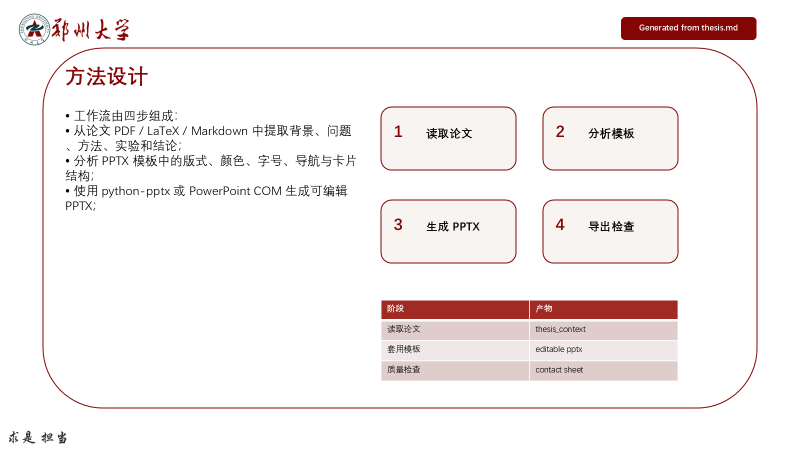
#> input picture examples/minimal_markdown/expected/detail_slide_06.png, 1600 x 900 px, given as the content of the folder me/t1/examples/minimal_markdown/expected/detail_slide_06.png, which was not available (shown at 1/2 size)
$ python make_contact_sheet.py --input ../../../examples/minimal_markdown/expected/detail_slide_06.png --output out.png
#> lines starting #> are read from the running program, lines starting #| are printed output that depends on the picture; pictures that were not available may be replaced by others from this repository, and a replacement may not be noted
from __future__ import annotations

import argparse
import re
from pathlib import Path

from PIL import Image, ImageDraw


def slide_number(path: Path) -> int:
    match = re.search(r"(\d+)", path.stem)
    return int(match.group(1)) if match else 0


def main() -> int:
    parser = argparse.ArgumentParser(description="Create a contact sheet from exported slide PNGs.")
    parser.add_argument("--input", required=True, help="Directory containing slide PNG files")
    parser.add_argument("--output", required=True, help="Output contact sheet PNG")
    parser.add_argument("--cols", type=int, default=3)
    parser.add_argument("--thumb-width", type=int, default=400)
    parser.add_argument("--thumb-height", type=int, default=225)
    args = parser.parse_args()

    source = Path(args.input).expanduser().resolve()
    output = Path(args.output).expanduser().resolve()
    files = sorted(source.glob("*.png"), key=slide_number)
    if not files:
        raise SystemExit(f"No PNG files found in {source}")

    cols = max(1, args.cols)
    rows = (len(files) + cols - 1) // cols
    margin = 24
    label_h = 26
    tw, th = args.thumb_width, args.thumb_height
    sheet = Image.new("RGB", (cols * tw + (cols + 1) * margin, rows * (th + label_h) + (rows + 1) * margin), "white")
#> sheet: PIL image 1296x299 RGB; every value is 255
    draw = ImageDraw.Draw(sheet)

    for idx, path in enumerate(files):
        img = Image.open(path).convert("RGB").resize((tw, th), Image.Resampling.LANCZOS)
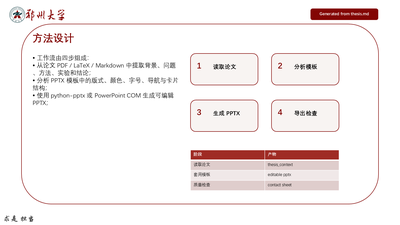
#> img: PIL image 400x225 RGB; mean R, G, B 246.1, 240.5, 240.1
        col = idx % cols
        row = idx // cols
        x = margin + col * (tw + margin)
        y = margin + row * (th + label_h + margin)
        draw.text((x, y), f"Slide {idx + 1}", fill=(0, 0, 0))
        sheet.paste(img, (x, y + label_h))
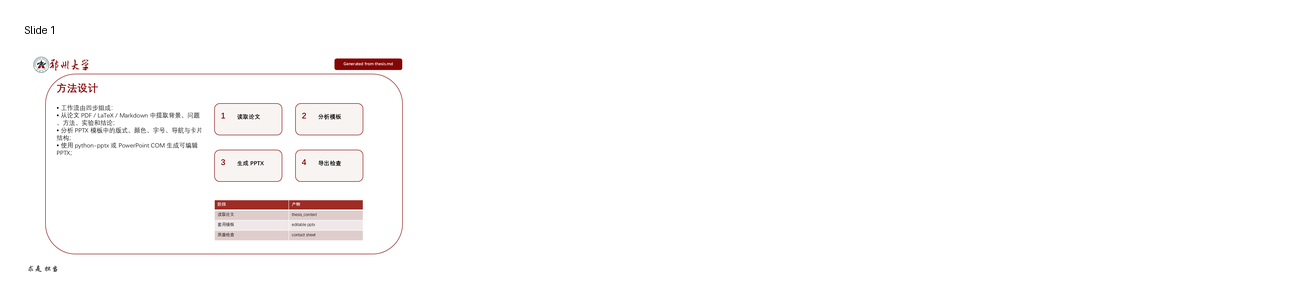
#> sheet: PIL image 1296x299 RGB; mean R, G, B 252.9, 251.6, 251.5

    output.parent.mkdir(parents=True, exist_ok=True)
    sheet.save(output)
    print(output)
    return 0


if __name__ == "__main__":
    raise SystemExit(main())
#> (the program exits here)

$ run again, on examples/minimal_markdown/expected/detail_slide_14.png
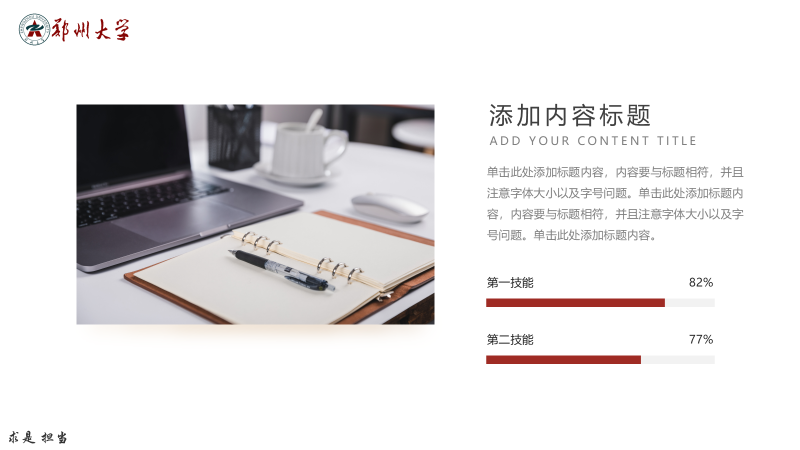
#> input picture examples/minimal_markdown/expected/detail_slide_14.png, 1600 x 900 px, given as the content of the folder me/t2/examples/minimal_markdown/expected/detail_slide_14.png, which was not available (shown at 1/2 size)
#> in main, `img = Image.open(path).convert("RGB").resize((tw, th), Image.Resamplin..`:
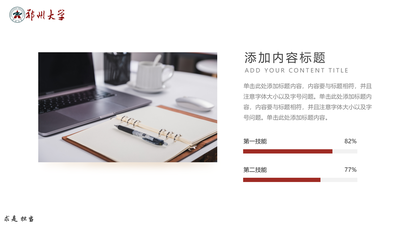
#> img: PIL image 400x225 RGB; mean R, G, B 227.8, 225.7, 226.3
#> in main, `sheet.paste(img, (x, y + label_h))`:
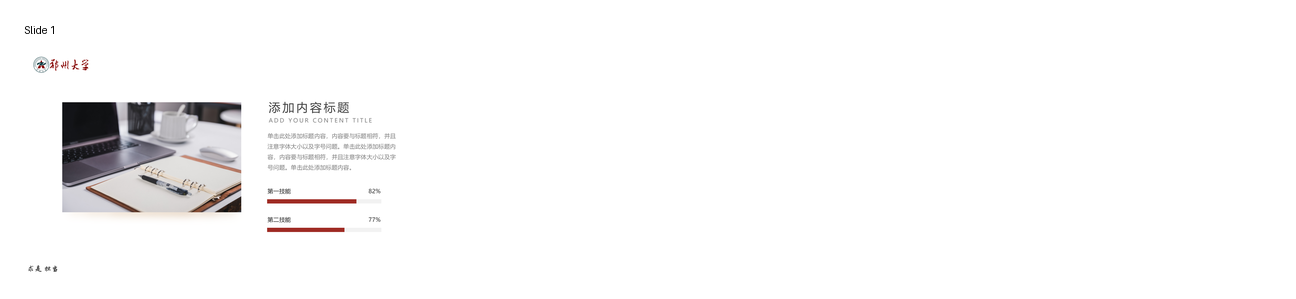
#> sheet: PIL image 1296x299 RGB; mean R, G, B 248.6, 248.1, 248.3

$ run again, on examples/minimal_markdown/expected/generated_overview_01.png
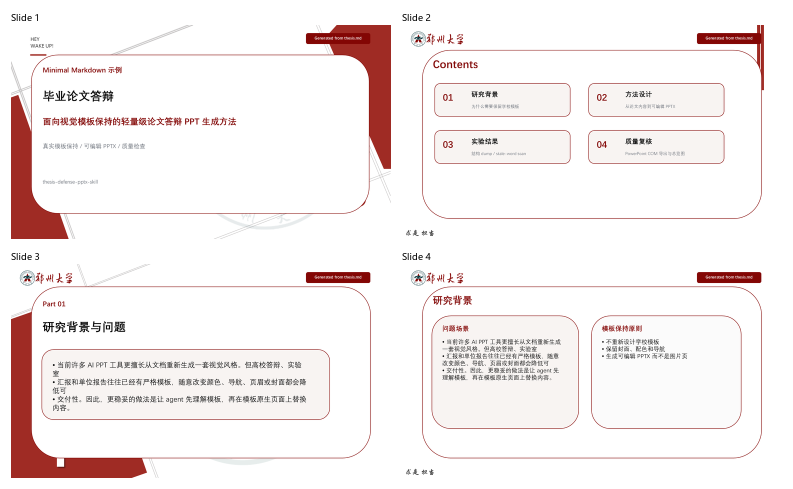
#> input picture examples/minimal_markdown/expected/generated_overview_01.png, 1586 x 978 px, given as the content of the folder examples/minimal_markdown/expected/generated_overview_01.png, which was not available (shown at 1/2 size)
#> in main, `img = Image.open(path).convert("RGB").resize((tw, th), Image.Resamplin..`:
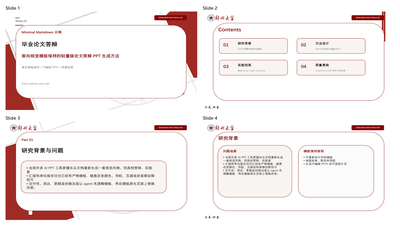
#> img: PIL image 400x225 RGB; mean R, G, B 245.2, 238, 237.5
#> in main, `sheet.paste(img, (x, y + label_h))`:
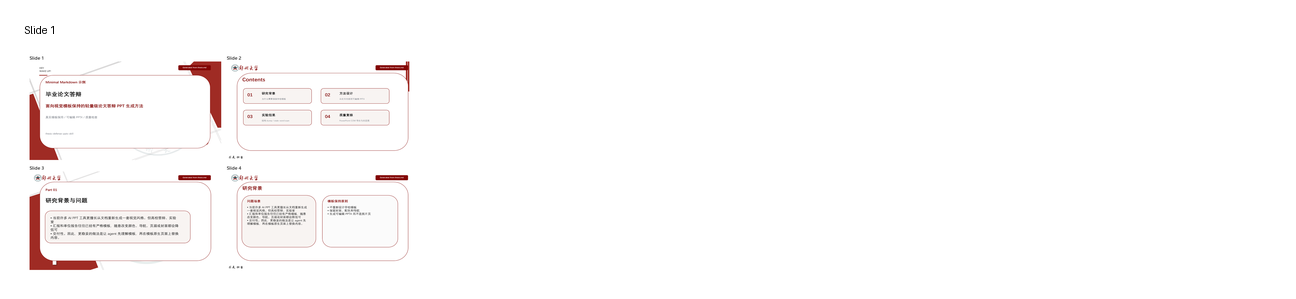
#> sheet: PIL image 1296x299 RGB; mean R, G, B 252.7, 251, 250.9
